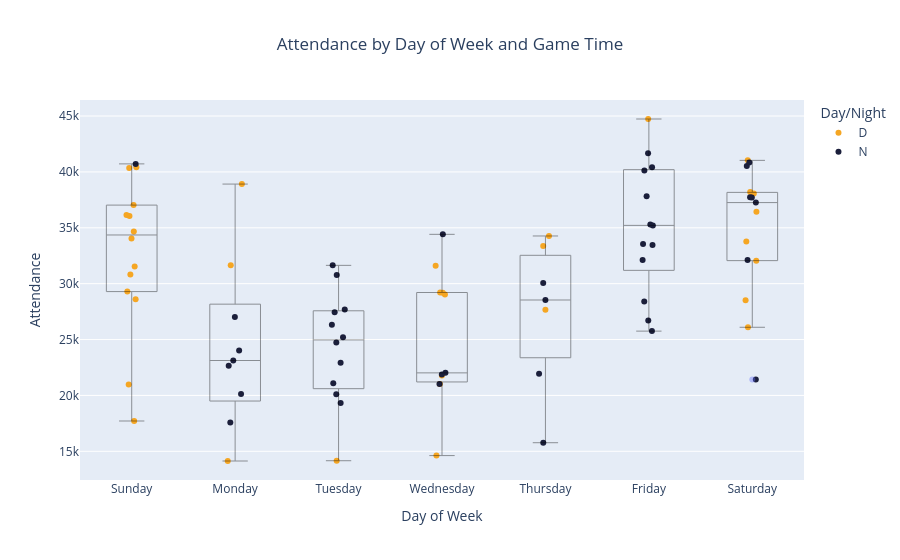

Notebook cell for this chart:
### Markdown cell above
### Jittered Dot and Box Plot

One of the questions I asked early on when evaluating the line chart was if there was lower attendance on weeknights than on weekend games. I also was wondering if day or night games tended to have more attendance. There tends to be a day of the week pattern of when day or night games are played, so I thought it would be best to highlight the different game times as well. To answer this I wanted to use a jittered dot plot with a box plot overlay, where the dots were differently colored based on day or night games..

You can create the jittered dot plot using `px.strip()`, and again pass the data frame, x and y values. This time I assigned dot colors based on day or night games. More information on jittered dot plots can be found in the [documentation](https://plotly.com/python/strip-charts/).

To create the box plots, run `px.box()` and pass the data frame, x and y values. I wanted to directly control the opacity and line width of my boxplot to prevent it from overpowering the dot plot, so I manually set those using `line=dict(color='black', width=1)` and `opacity=0.4`.

Then to overlay the box plot, I used the following code to set the two different plots to overlay and add each box plot on top.
```
jittered_dot_plot.update_layout(boxmode='overlay', title_x=0.5)
for trace in box_overlay.data:
    jittered_dot_plot.add_trace(trace)
```

### Code cell
# assign a day of the week to each game and establish the order of the week
team_df['day_of_week'] = pd.to_datetime(team_df['date']).dt.day_name()
day_order = ['Sunday', 'Monday', 'Tuesday', 'Wednesday', 'Thursday', 'Friday', 'Saturday']

# plot the jittered dot
jittered_dot_plot = px.strip(
    team_df, x='day_of_week', y='attendance', color='day_night',
    category_orders={'day_of_week': day_order},
    color_discrete_map={'D': '#F5A623', 'N': '#1B1F3B'},
    labels={'day_of_week': 'Day of Week', 'attendance': 'Attendance', 'day_night': 'Day/Night'},
    title='Attendance by Day of Week and Game Time'
)

# create a box plot too
box_overlay = px.box(team_df, x='day_of_week', y='attendance', category_orders={'day_of_week': day_order})
box_overlay.update_traces(fillcolor='rgba(255,255,255,0)', line=dict(color='black', width=1), opacity=0.4, showlegend=False)

# overlay the box plot on the jittered dot
jittered_dot_plot.update_layout(boxmode='overlay', title_x=0.5)
for trace in box_overlay.data:
    jittered_dot_plot.add_trace(trace)

jittered_dot_plot.show()

### Figure 1 — Plotly figure (JSON) as saved in the notebook; plotly's stock layout.template omitted (floating-point values rounded to 4 significant figures)
{"data": [{"alignmentgroup": "True", "boxpoints": "all", "fillcolor": "rgba(255,255,255,0)", "hoveron": "points", "hovertemplate": "Day/Night=D<br>Day of Week=%{x}<br>Attendance=%{y}<extra></extra>", "legendgroup": "D", "line": {"color": "rgba(255,255,255,0)"}, "marker": {"color": "#F5A623"}, "name": "D", "offsetgroup": "D", "orientation": "v", "pointpos": 0, "showlegend": true, "type": "box", "x": ["Friday", "Saturday", "Sunday", "Monday", "Tuesday", "Wednesday", "Saturday", "Sunday", "Wednesday", "Saturday", "Sunday", "Sunday", "Sunday", "Monday", "Wednesday", "Saturday", "Sunday", "Saturday", "Sunday", "Thursday", "Thursday", "Saturday", "Saturday", "Sunday", "Sunday", "Wednesday", "Wednesday", "Sunday", "Wednesday", "Sunday", "Monday", "Wednesday", "Sunday", "Thursday", "Saturday", "Sunday"], "x0": " ", "xaxis": "x", "y": [44735, 26098, 20981, 14132, 14156, 14616, 32043, 17712, 21016, 28509, 28613, 36138, 37031, 31640, 31602, 41034, 40343, 38199, 40418, 33368, 27676, 33780, 36438, 34671, 36053, 29033, 29192, 30810, 29216, 31538, 38912, 21775, 29292, 34267, 38079, 34042], "y0": " ", "yaxis": "y"}, {"alignmentgroup": "True", "boxpoints": "all", "fillcolor": "rgba(255,255,255,0)", "hoveron": "points", "hovertemplate": "Day/Night=N<br>Day of Week=%{x}<br>Attendance=%{y}<extra></extra>", "legendgroup": "N", "line": {"color": "rgba(255,255,255,0)"}, "marker": {"color": "#1B1F3B"}, "name": "N", "offsetgroup": "N", "orientation": "v", "pointpos": 0, "showlegend": true, "type": "box", "x": ["Thursday", "Friday", "Monday", "Tuesday", "Saturday", "Friday", "Saturday", "Monday", "Tuesday", "Wednesday", "Thursday", "Friday", "Saturday", "Tuesday", "Friday", "Friday", "Tuesday", "Thursday", "Tuesday", "Wednesday", "Friday", "Sunday", "Monday", "Tuesday", "Wednesday", "Friday", "Thursday", "Friday", "Saturday", "Monday", "Tuesday", "Monday", "Tuesday", "Friday", "Saturday", "Monday", "Tuesday", "Friday", "Saturday", "Tuesday", "Friday", "Saturday", "Tuesday", "Wednesday", "Friday"], "x0": " ", "xaxis": "x", "y": [15769, 25754, 17581, 19321, 21422, 28407, 40844, 20136, 20115, 21013, 21937, 26701, 37256, 21092, 40132, 40413, 27449, 28540, 22929, 21872, 32120, 40718, 22657, 25198, 22019, 41681, 30051, 37820, 40528, 23124, 27697, 24018, 26313, 35290, 37741, 27008, 30770, 33467, 37709, 24733, 35216, 32115, 31639, 34415, 33554], "y0": " ", "yaxis": "y"}, {"alignmentgroup": "True", "fillcolor": "rgba(255,255,255,0)", "hovertemplate": "day_of_week=%{x}<br>attendance=%{y}<extra></extra>", "legendgroup": "", "line": {"color": "black", "width": 1}, "marker": {"color": "#636efa"}, "name": "", "notched": false, "offsetgroup": "", "opacity": 0.4, "orientation": "v", "showlegend": false, "type": "box", "x": ["Friday", "Saturday", "Sunday", "Monday", "Tuesday", "Wednesday", "Thursday", "Friday", "Saturday", "Sunday", "Monday", "Tuesday", "Wednesday", "Saturday", "Saturday", "Sunday", "Friday", "Saturday", "Sunday", "Monday", "Tuesday", "Wednesday", "Thursday", "Friday", "Saturday", "Sunday", "Monday", "Tuesday", "Wednesday", "Friday", "Saturday", "Sunday", "Friday", "Saturday", "Sunday", "Tuesday", "Thursday", "Thursday", "Tuesday", "Wednesday", "Thursday", "Friday", "Saturday", "Sunday", "Monday", "Tuesday", "Wednesday", "Friday", "Saturday", "Sunday", "Thursday", "Friday", "Saturday", "Sunday", "Monday", "Tuesday", "Wednesday", "Monday", "Tuesday", "Wednesday", "Friday", "Saturday", "Sunday", "Monday", "Tuesday", "Wednesday", "Friday", "Saturday", "Sunday", "Monday", "Tuesday", "Wednesday", "Friday", "Saturday", "Sunday", "Tuesday", "Wednesday", "Thursday", "Friday", "Saturday", "Sunday"], "x0": " ", "xaxis": "x", "y": [44735, 26098, 20981, 14132, 14156, 14616, 15769, 25754, 32043, 17712, 17581, 19321, 21016, 21422, 28509, 28613, 28407, 40844, 36138, 20136, 20115, 21013, 21937, 26701, 37256, 37031, 31640, 21092, 31602, 40132, 41034, 40343, 40413, 38199, 40418, 27449, 33368, 28540, 22929, 21872, 27676, 32120, 33780, 40718, 22657, 25198, 22019, 41681, 36438, 34671, 30051, 37820, 40528, 36053, 23124, 27697, 29033, 24018, 26313, 29192, 35290, 37741, 30810, 27008, 30770, 29216, 33467, 37709, 31538, 38912, 24733, 21775, 35216, 32115, 29292, 31639, 34415, 34267, 33554, 38079, 34042], "y0": " ", "yaxis": "y"}], "layout": {"boxmode": "overlay", "legend": {"title": {"text": "Day/Night"}, "tracegroupgap": 0}, "title": {"text": "Attendance by Day of Week and Game Time", "x": 0.5}, "xaxis": {"anchor": "y", "categoryarray": ["Sunday", "Monday", "Tuesday", "Wednesday", "Thursday", "Friday", "Saturday"], "categoryorder": "array", "domain": [0, 1], "title": {"text": "Day of Week"}}, "yaxis": {"anchor": "x", "domain": [0, 1], "title": {"text": "Attendance"}}}}
